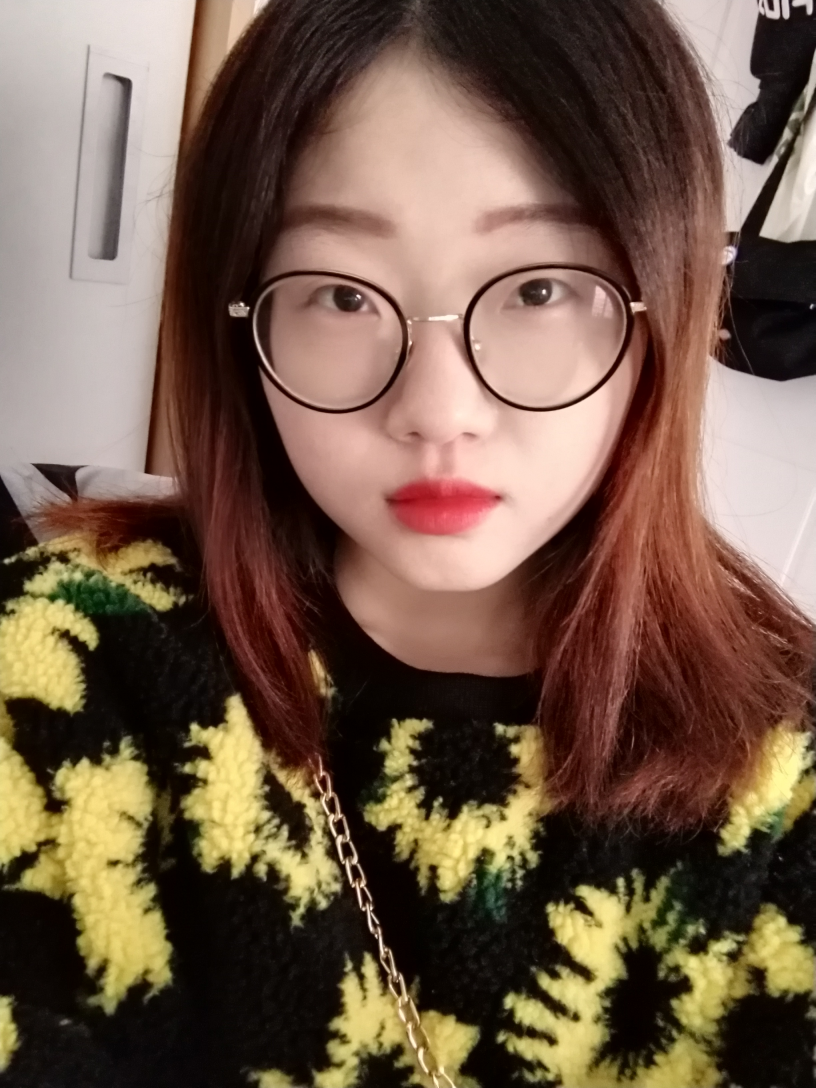
#> input picture PIL_Learn/1.jpg, 2448 x 3264 px, found by its file name (shown at 1/3 size)
$ python '转换图像格式.py'
#> lines starting #> are read from the running program, lines starting #| are printed output that depends on the picture
# @Time    : 2019/12/3 8:42
# @Author  : Libuda
# @FileName: 转换图像格式.py
# @Software: PyCharm

from PIL import Image
import  os


# [79 lines left out: functions transImage, writeImage, deleteImage, getImagename, getThumnailImage, cropImage, not called in this run]

def transposeImage(image_path,jiaodu):
    """
    旋转图像
    :param image_path:
    :return:
    """
#> called with jiaodu = 50
    image = Image.open(image_path)
#> image is the input picture: PIL image 2448x3264 RGB; mean R, G, B 114.7, 91.2, 73.9
    image = image.rotate(jiaodu)
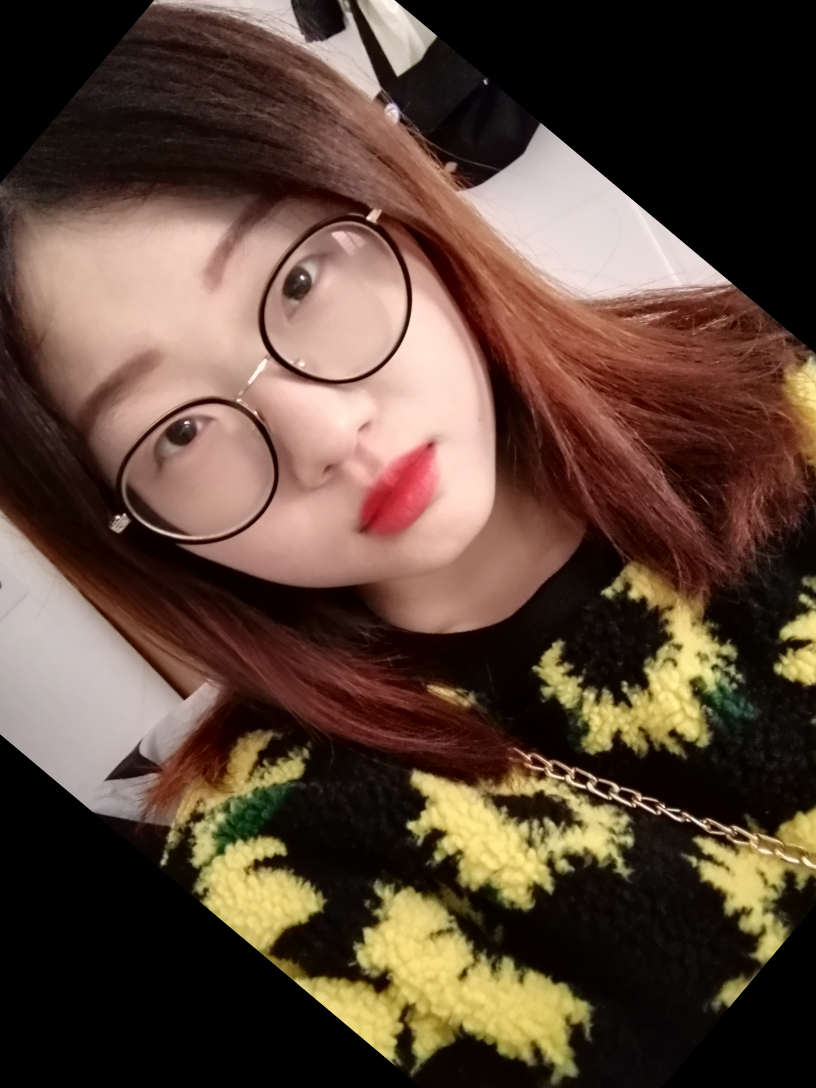
#> image: PIL image 2448x3264 RGB (shown at 1/3 size); mean R, G, B 91.5, 70, 56.7
    image.show()


# [10 lines left out: function resizeImage, not called in this run]


if __name__ == '__main__':
    path = r'C:\Users\lenovo\PycharmProjects\AI_learn\PIL_Learn\delete'
    image_path = r'C:\Users\lenovo\PycharmProjects\AI_learn\PIL_Learn\1.jpg'
    # box = (300,500,2500,1500)
    # cropImage(image_path,box)

    transposeImage(image_path,50)
